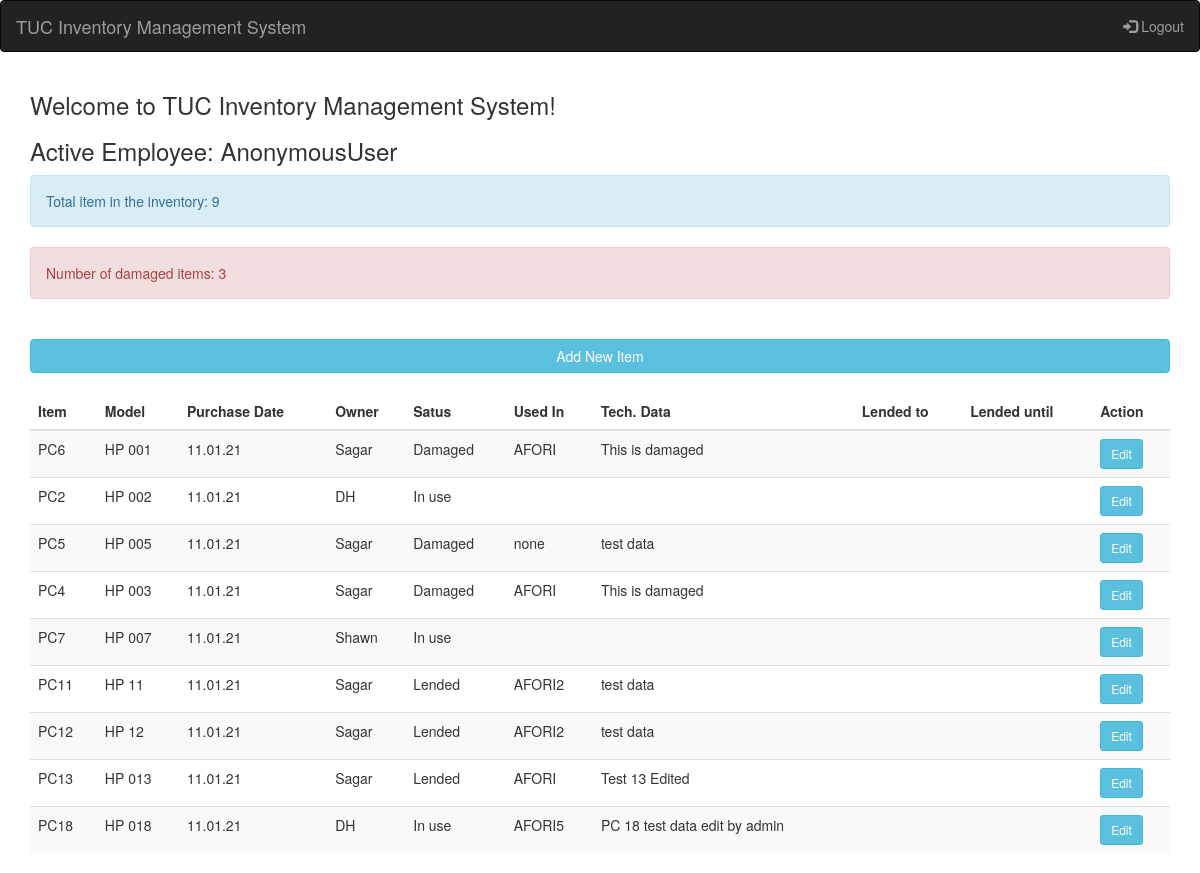
Screenshot of /mainpage/ with the database file from the repository.
### InventoryProjectApp/models.py (models this page shows, shortened)
class Product(models.Model):
    name = models.CharField(max_length=200)
    model = models.CharField(max_length=200)
    prduct_id = models.IntegerField()
    purchase_date = models.CharField(max_length=100)
    owner = models.CharField(max_length=200)
    status = models.CharField(max_length=200)
    used_in = models.CharField(max_length=200, null=True, default='')
    technical_data = models.TextField(null=True, default='')
    landed_to = models.CharField(max_length=200, blank=True, null=True)
    landed_till = models.CharField(max_length=100, blank=True, null=True)

### InventoryProjectApp/views.py (the view)
# urls.py: path('mainpage/', views.MainPage, name = 'Main-Page-New' ),
def MainPage(request):
    products = Product.objects.all()
    product_count = products.count()
    damage_count = Product.objects.filter(status='Damaged').count()
    context={
        'products':products,
        'product_count':product_count,
        'damage_count':damage_count
    }
    return render(request, 'InventoryProjectApp/mainpage.html', context)

### InventoryProjectApp/templates/InventoryProjectApp/mainpage.html (shortened to what this page needs)
<!DOCTYPE html>
<html lang="en">
<head>
  <link rel="stylesheet" href="https://maxcdn.bootstrapcdn.com/bootstrap/3.4.1/css/bootstrap.min.css">
</head>
<body>
<nav class="navbar navbar-inverse">
  <div class="container-fluid">
    <div class="navbar-header">
      <a class="navbar-brand" href="#">TUC Inventory Management System</a>
    </div>
    <ul class="nav navbar-nav navbar-right">
      <li><a href="{% url 'Logout-Page' %}"><span class="glyphicon glyphicon-log-in"></span> Logout</a></li>
    </ul>
  </div>
</nav>
<div class="container">
  <h3>Welcome to TUC Inventory Management System!</h3>
  <h3>Active Employee:  {{ request.user }}</h3>
    <div class="alert alert-info" role="alert">
      Total item in the inventory: {{product_count}}
    </div>
    <div class="alert alert-danger">
      Number of damaged items: {{ damage_count }}
    </div>
    <br>
    <a class="btn btn-block btn-info" href="{% url 'AddItemForm' %}">Add New Item</a>
    <br>
    <table class="table table-striped">
        <thead>
          <tr>
            <th>Item</th>
            <th>Model</th>
            <th>Purchase Date</th>
            <th>Owner</th>
            <th>Satus</th>
            <th>Used In</th>
            <th>Tech. Data</th>
            <th>Lended to</th>
            <th>Lended until</th>
            <th>Action</th>
          </tr>
        </thead>
        <tbody>
          {% for i in products %}
          <tr>
            <td>{{i.name}}</td>
            <td>{{i.model}}</td>
            <td>{{i.purchase_date}}</td>
            <td>{{i.owner}}</td>
            <td>{{i.status}}</td>
            <td>{{i.used_in}}</td>
            <td>{{i.technical_data}}</td>
            <td>{{i.lended_to}}</td>
            <td>{{i.lended_till}}</td>
            <td><a class="btn btn-sm btn-info" href="{% url 'EditItemForm' i.id  %}">Edit</a></td>
          </tr>
          {% endfor %}
        </tbody>
    </table>
</div>
</body>
</html>

### rows the page displays
Product: name "PC6", model "HP 001", purchase_date "11.01.21", owner "Sagar", status "Damaged", used_in "AFORI", technical_data "This is damaged"
Product: name "PC2", model "HP 002", purchase_date "11.01.21", owner "DH", status "In use"
Product: name "PC5", model "HP 005", purchase_date "11.01.21", owner "Sagar", status "Damaged", used_in "none", technical_data "test data"
Product: name "PC4", model "HP 003", purchase_date "11.01.21", owner "Sagar", status "Damaged", used_in "AFORI", technical_data "This is damaged"
Product: name "PC7", model "HP 007", purchase_date "11.01.21", owner "Shawn", status "In use"
Product: name "PC11", model "HP 11", purchase_date "11.01.21", owner "Sagar", status "Lended", used_in "AFORI2", technical_data "test data"
Product: name "PC12", model "HP 12", purchase_date "11.01.21", owner "Sagar", status "Lended", used_in "AFORI2", technical_data "test data"
Product: name "PC13", model "HP 013", purchase_date "11.01.21", owner "Sagar", status "Lended", used_in "AFORI", technical_data "Test 13 Edited"
Product: name "PC18", model "HP 018", purchase_date "11.01.21", owner "DH", status "In use", used_in "AFORI5", technical_data "PC 18 test data edit by admin"

### other values shown
{{ request.user }} "AnonymousUser"
{{ product_count }} "9"
{{ damage_count }} "3"
